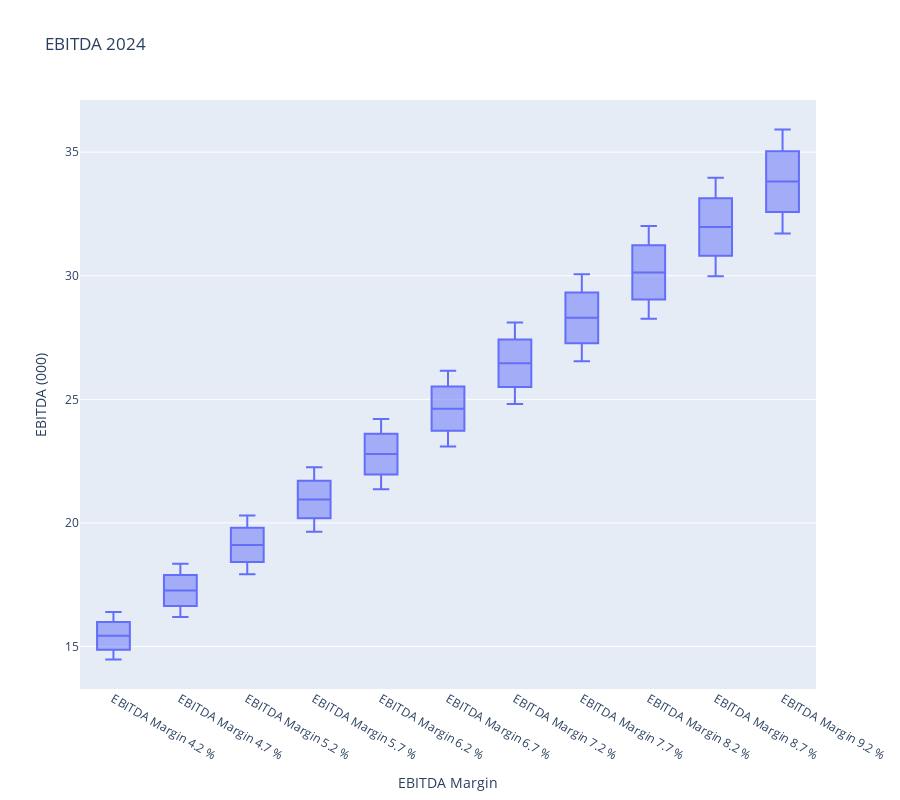

Notebook code for this chart:
### Code cell
px.box(df_ebitda, title='EBITDA 2024', labels={'value': 'EBITDA (000)', 'variable': 'EBITDA Margin'}, height=800)

### Figure 1 — Plotly figure (JSON) as saved in the notebook; plotly's stock layout.template omitted (floating-point values rounded to 4 significant figures)
{"data": [{"alignmentgroup": "True", "hovertemplate": "EBITDA Margin=%{x}<br>EBITDA (000)=%{y}<extra></extra>", "legendgroup": "", "marker": {"color": "#636efa"}, "name": "", "notched": false, "offsetgroup": "", "orientation": "v", "showlegend": false, "type": "box", "x": ["EBITDA Margin 4.2 %", "EBITDA Margin 4.2 %", "EBITDA Margin 4.2 %", "EBITDA Margin 4.2 %", "EBITDA Margin 4.2 %", "EBITDA Margin 4.2 %", "EBITDA Margin 4.2 %", "EBITDA Margin 4.2 %", "EBITDA Margin 4.2 %", "EBITDA Margin 4.2 %", "EBITDA Margin 4.2 %", "EBITDA Margin 4.7 %", "EBITDA Margin 4.7 %", "EBITDA Margin 4.7 %", "EBITDA Margin 4.7 %", "EBITDA Margin 4.7 %", "EBITDA Margin 4.7 %", "EBITDA Margin 4.7 %", "EBITDA Margin 4.7 %", "EBITDA Margin 4.7 %", "EBITDA Margin 4.7 %", "EBITDA Margin 4.7 %", "EBITDA Margin 5.2 %", "EBITDA Margin 5.2 %", "EBITDA Margin 5.2 %", "EBITDA Margin 5.2 %", "EBITDA Margin 5.2 %", "EBITDA Margin 5.2 %", "EBITDA Margin 5.2 %", "EBITDA Margin 5.2 %", "EBITDA Margin 5.2 %", "EBITDA Margin 5.2 %", "EBITDA Margin 5.2 %", "EBITDA Margin 5.7 %", "EBITDA Margin 5.7 %", "EBITDA Margin 5.7 %", "EBITDA Margin 5.7 %", "EBITDA Margin 5.7 %", "EBITDA Margin 5.7 %", "EBITDA Margin 5.7 %", "EBITDA Margin 5.7 %", "EBITDA Margin 5.7 %", "EBITDA Margin 5.7 %", "EBITDA Margin 5.7 %", "EBITDA Margin 6.2 %", "EBITDA Margin 6.2 %", "EBITDA Margin 6.2 %", "EBITDA Margin 6.2 %", "EBITDA Margin 6.2 %", "EBITDA Margin 6.2 %", "EBITDA Margin 6.2 %", "EBITDA Margin 6.2 %", "EBITDA Margin 6.2 %", "EBITDA Margin 6.2 %", "EBITDA Margin 6.2 %", "EBITDA Margin 6.7 %", "EBITDA Margin 6.7 %", "EBITDA Margin 6.7 %", "EBITDA Margin 6.7 %", "EBITDA Margin 6.7 %", "EBITDA Margin 6.7 %", "EBITDA Margin 6.7 %", "EBITDA Margin 6.7 %", "EBITDA Margin 6.7 %", "EBITDA Margin 6.7 %", "EBITDA Margin 6.7 %", "EBITDA Margin 7.2 %", "EBITDA Margin 7.2 %", "EBITDA Margin 7.2 %", "EBITDA Margin 7.2 %", "EBITDA Margin 7.2 %", "EBITDA Margin 7.2 %", "EBITDA Margin 7.2 %", "EBITDA Margin 7.2 %", "EBITDA Margin 7.2 %", "EBITDA Margin 7.2 %", "EBITDA Margin 7.2 %", "EBITDA Margin 7.7 %", "EBITDA Margin 7.7 %", "EBITDA Margin 7.7 %", "EBITDA Margin 7.7 %", "EBITDA Margin 7.7 %", "EBITDA Margin 7.7 %", "EBITDA Margin 7.7 %", "EBITDA Margin 7.7 %", "EBITDA Margin 7.7 %", "EBITDA Margin 7.7 %", "EBITDA Margin 7.7 %", "EBITDA Margin 8.2 %", "EBITDA Margin 8.2 %", "EBITDA Margin 8.2 %", "EBITDA Margin 8.2 %", "EBITDA Margin 8.2 %", "EBITDA Margin 8.2 %", "EBITDA Margin 8.2 %", "EBITDA Margin 8.2 %", "EBITDA Margin 8.2 %", "EBITDA Margin 8.2 %", "EBITDA Margin 8.2 %", "EBITDA Margin 8.7 %", "EBITDA Margin 8.7 %", "EBITDA Margin 8.7 %", "EBITDA Margin 8.7 %", "EBITDA Margin 8.7 %", "EBITDA Margin 8.7 %", "EBITDA Margin 8.7 %", "EBITDA Margin 8.7 %", "EBITDA Margin 8.7 %", "EBITDA Margin 8.7 %", "EBITDA Margin 8.7 %", "EBITDA Margin 9.2 %", "EBITDA Margin 9.2 %", "EBITDA Margin 9.2 %", "EBITDA Margin 9.2 %", "EBITDA Margin 9.2 %", "EBITDA Margin 9.2 %", "EBITDA Margin 9.2 %", "EBITDA Margin 9.2 %", "EBITDA Margin 9.2 %", "EBITDA Margin 9.2 %", "EBITDA Margin 9.2 %"], "x0": " ", "xaxis": "x", "y": [14.47, 14.64, 14.82, 15.02, 15.23, 15.44, 15.64, 15.85, 16.05, 16.24, 16.4, 16.2, 16.38, 16.59, 16.81, 17.04, 17.27, 17.5, 17.73, 17.96, 18.17, 18.35, 17.92, 18.12, 18.35, 18.6, 18.86, 19.11, 19.36, 19.62, 19.87, 20.1, 20.3, 19.64, 19.86, 20.12, 20.39, 20.67, 20.95, 21.23, 21.5, 21.78, 22.03, 22.25, 21.37, 21.61, 21.88, 22.18, 22.48, 22.79, 23.09, 23.39, 23.69, 23.97, 24.21, 23.09, 23.35, 23.65, 23.97, 24.29, 24.62, 24.95, 25.28, 25.6, 25.9, 26.16, 24.81, 25.09, 25.41, 25.76, 26.11, 26.46, 26.81, 27.16, 27.51, 27.83, 28.11, 26.54, 26.83, 27.18, 27.55, 27.92, 28.3, 28.67, 29.05, 29.42, 29.76, 30.06, 28.26, 28.58, 28.94, 29.33, 29.73, 30.14, 30.54, 30.94, 31.33, 31.7, 32.01, 29.98, 30.32, 30.71, 31.12, 31.55, 31.97, 32.4, 32.82, 33.24, 33.63, 33.97, 31.71, 32.06, 32.47, 32.91, 33.36, 33.81, 34.26, 34.71, 35.15, 35.56, 35.92], "y0": " ", "yaxis": "y"}], "layout": {"boxmode": "group", "height": 800, "legend": {"tracegroupgap": 0}, "title": {"text": "EBITDA 2024"}, "xaxis": {"anchor": "y", "domain": [0, 1], "title": {"text": "EBITDA Margin"}}, "yaxis": {"anchor": "x", "domain": [0, 1], "title": {"text": "EBITDA (000)"}}}}
